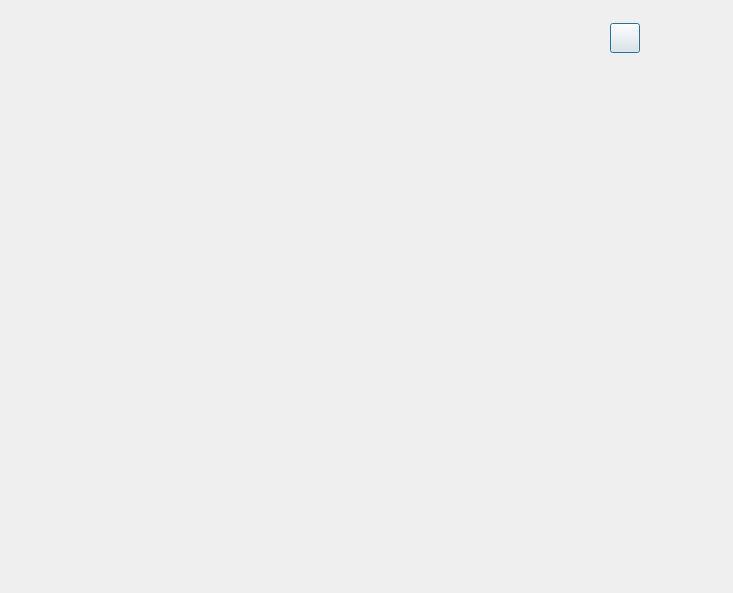
<?xml version="1.0" encoding="UTF-8"?>
<ui version="4.0">
 <class>LoginShareClass</class>
 <widget class="QDialog" name="LoginShareClass">
  <property name="geometry">
   <rect>
    <x>0</x>
    <y>0</y>
    <width>733</width>
    <height>593</height>
   </rect>
  </property>
  <property name="windowTitle">
   <string>LoginShare</string>
  </property>
  <widget class="QWidget" name="widgetBackground" native="true">
   <property name="geometry">
    <rect>
     <x>0</x>
     <y>0</y>
     <width>732</width>
     <height>592</height>
    </rect>
   </property>
   <widget class="QLabel" name="label">
    <property name="geometry">
     <rect>
      <x>0</x>
      <y>0</y>
      <width>732</width>
      <height>592</height>
     </rect>
    </property>
    <property name="text">
     <string/>
    </property>
    <property name="pixmap">
     <pixmap>resources/background/login_background.png</pixmap>
    </property>
    <property name="scaledContents">
     <bool>true</bool>
    </property>
   </widget>
   <widget class="QPushButton" name="close">
    <property name="geometry">
     <rect>
      <x>610</x>
      <y>23</y>
      <width>30</width>
      <height>30</height>
     </rect>
    </property>
    <property name="text">
     <string/>
    </property>
    <property name="icon">
     <iconset>
      <normaloff>resources/icon/close.png</normaloff>resources/icon/close.png</iconset>
    </property>
   </widget>
   <widget class="QWidget" name="widgetMain" native="true">
    <property name="geometry">
     <rect>
      <x>168</x>
      <y>110</y>
      <width>561</width>
      <height>481</height>
     </rect>
    </property>
   </widget>
  </widget>
 </widget>
 <layoutdefault spacing="6" margin="11"/>
 <resources>
  <include location="LoginShare.qrc"/>
 </resources>
 <connections/>
</ui>
